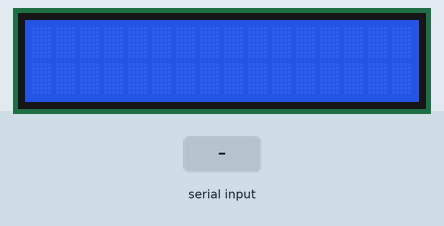
Recording of a sketch running on a simulated Arduino Mega 2560, built with avr-gcc and run on an emulated ATmega2560. Shown: 16×2 character LCD. Inputs (shaded band) come from the test bench.

Above: at 1.2 s.
1.3 s: byte 30 received over Serial
2.9 s: byte 90 received over Serial
At 4.0 s:
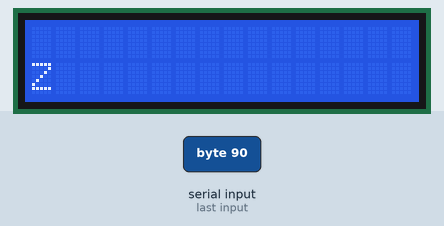
4.5 s: byte 120 received over Serial
At 5.2 s:
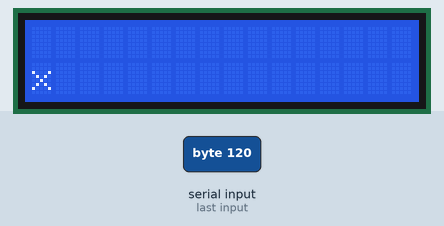
6.1 s: byte 30 received over Serial
At 7.6 s:
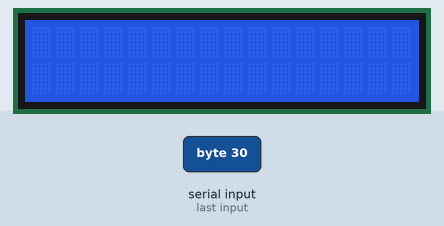
Timing chart, 0 to 8.7 s (numbered marks = the images above; inputs shaded):
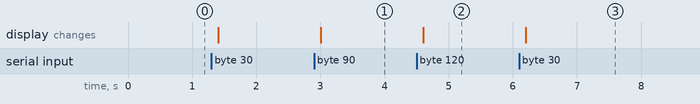

Measured:
- after the input at 2.9 s, the display: changes after 0.10 s (image 1)
- after the input at 4.5 s, the display: changes after 0.10 s (image 2)
- after the input at 6.1 s, the display: changes after 0.10 s (image 3)

The sketch:

LCD_Challenge3.ino
```cpp
#include <LiquidCrystal.h>

LiquidCrystal lcd(22,23,24,25,26,27);

void setup(){
  lcd.begin(16,2);
  lcd.setCursor(0,0);
  Serial.begin(9600);
}

void loop(){
  int i=1,k,j;

  if(Serial.available()){
    delay(100);
    if(i=1){
    while(Serial.available()>0){
      char ch=Serial.read();
      lcd.print(ch);
      k=1;
    }
    if(k=1){
      i=2;
      lcd.home();
    }
    }
    if(i=2){
      lcd.setCursor(0,1);
      while(Serial.available()>0){
      char ch=Serial.read();
      lcd.print(ch);
      j=1;
    }
    if(j=1){
      i=1;
    }
  }
}
}
```
